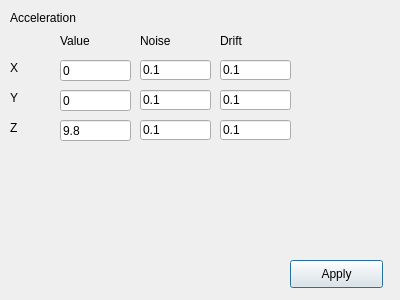
<?xml version="1.0" encoding="UTF-8"?>
<ui version="4.0">
 <class>IMUEmulatorControl</class>
 <widget class="QDialog" name="IMUEmulatorControl">
  <property name="geometry">
   <rect>
    <x>0</x>
    <y>0</y>
    <width>400</width>
    <height>300</height>
   </rect>
  </property>
  <property name="windowTitle">
   <string>IMUEmulatorControl</string>
  </property>
  <widget class="QLineEdit" name="txtAccX">
   <property name="geometry">
    <rect>
     <x>60</x>
     <y>60</y>
     <width>71</width>
     <height>21</height>
    </rect>
   </property>
   <property name="text">
    <string>0</string>
   </property>
  </widget>
  <widget class="QLabel" name="label">
   <property name="geometry">
    <rect>
     <x>10</x>
     <y>10</y>
     <width>101</width>
     <height>16</height>
    </rect>
   </property>
   <property name="text">
    <string>Acceleration</string>
   </property>
  </widget>
  <widget class="QLabel" name="label_2">
   <property name="geometry">
    <rect>
     <x>10</x>
     <y>60</y>
     <width>21</width>
     <height>16</height>
    </rect>
   </property>
   <property name="text">
    <string>X</string>
   </property>
  </widget>
  <widget class="QLabel" name="label_3">
   <property name="geometry">
    <rect>
     <x>10</x>
     <y>90</y>
     <width>21</width>
     <height>16</height>
    </rect>
   </property>
   <property name="text">
    <string>Y</string>
   </property>
  </widget>
  <widget class="QLabel" name="label_4">
   <property name="geometry">
    <rect>
     <x>10</x>
     <y>120</y>
     <width>21</width>
     <height>16</height>
    </rect>
   </property>
   <property name="text">
    <string>Z</string>
   </property>
  </widget>
  <widget class="QLineEdit" name="txtAccY">
   <property name="geometry">
    <rect>
     <x>60</x>
     <y>90</y>
     <width>71</width>
     <height>21</height>
    </rect>
   </property>
   <property name="text">
    <string>0</string>
   </property>
  </widget>
  <widget class="QLineEdit" name="txtAccZ">
   <property name="geometry">
    <rect>
     <x>60</x>
     <y>120</y>
     <width>71</width>
     <height>21</height>
    </rect>
   </property>
   <property name="text">
    <string>9.8</string>
   </property>
  </widget>
  <widget class="QPushButton" name="btnApply">
   <property name="enabled">
    <bool>true</bool>
   </property>
   <property name="geometry">
    <rect>
     <x>290</x>
     <y>260</y>
     <width>93</width>
     <height>28</height>
    </rect>
   </property>
   <property name="mouseTracking">
    <bool>false</bool>
   </property>
   <property name="text">
    <string>Apply</string>
   </property>
   <property name="checkable">
    <bool>false</bool>
   </property>
   <property name="autoDefault">
    <bool>false</bool>
   </property>
   <property name="default">
    <bool>true</bool>
   </property>
   <property name="flat">
    <bool>false</bool>
   </property>
  </widget>
  <widget class="QLabel" name="label_5">
   <property name="geometry">
    <rect>
     <x>140</x>
     <y>30</y>
     <width>71</width>
     <height>21</height>
    </rect>
   </property>
   <property name="text">
    <string>Noise</string>
   </property>
  </widget>
  <widget class="QLineEdit" name="txtAccNoiseX">
   <property name="geometry">
    <rect>
     <x>140</x>
     <y>60</y>
     <width>71</width>
     <height>20</height>
    </rect>
   </property>
   <property name="text">
    <string>0.1</string>
   </property>
  </widget>
  <widget class="QLabel" name="label_6">
   <property name="geometry">
    <rect>
     <x>60</x>
     <y>30</y>
     <width>71</width>
     <height>21</height>
    </rect>
   </property>
   <property name="text">
    <string>Value</string>
   </property>
  </widget>
  <widget class="QLineEdit" name="txtAccNoiseY">
   <property name="geometry">
    <rect>
     <x>140</x>
     <y>90</y>
     <width>71</width>
     <height>20</height>
    </rect>
   </property>
   <property name="text">
    <string>0.1</string>
   </property>
  </widget>
  <widget class="QLineEdit" name="txtAccNoiseZ">
   <property name="geometry">
    <rect>
     <x>140</x>
     <y>120</y>
     <width>71</width>
     <height>20</height>
    </rect>
   </property>
   <property name="text">
    <string>0.1</string>
   </property>
  </widget>
  <widget class="QLineEdit" name="txtAccDriftX">
   <property name="geometry">
    <rect>
     <x>220</x>
     <y>60</y>
     <width>71</width>
     <height>20</height>
    </rect>
   </property>
   <property name="text">
    <string>0.1</string>
   </property>
  </widget>
  <widget class="QLineEdit" name="txtAccDriftY">
   <property name="geometry">
    <rect>
     <x>220</x>
     <y>90</y>
     <width>71</width>
     <height>20</height>
    </rect>
   </property>
   <property name="text">
    <string>0.1</string>
   </property>
  </widget>
  <widget class="QLineEdit" name="txtAccDriftZ">
   <property name="geometry">
    <rect>
     <x>220</x>
     <y>120</y>
     <width>71</width>
     <height>20</height>
    </rect>
   </property>
   <property name="text">
    <string>0.1</string>
   </property>
  </widget>
  <widget class="QLabel" name="label_7">
   <property name="geometry">
    <rect>
     <x>220</x>
     <y>30</y>
     <width>71</width>
     <height>21</height>
    </rect>
   </property>
   <property name="text">
    <string>Drift</string>
   </property>
  </widget>
 </widget>
 <resources/>
 <connections/>
</ui>
